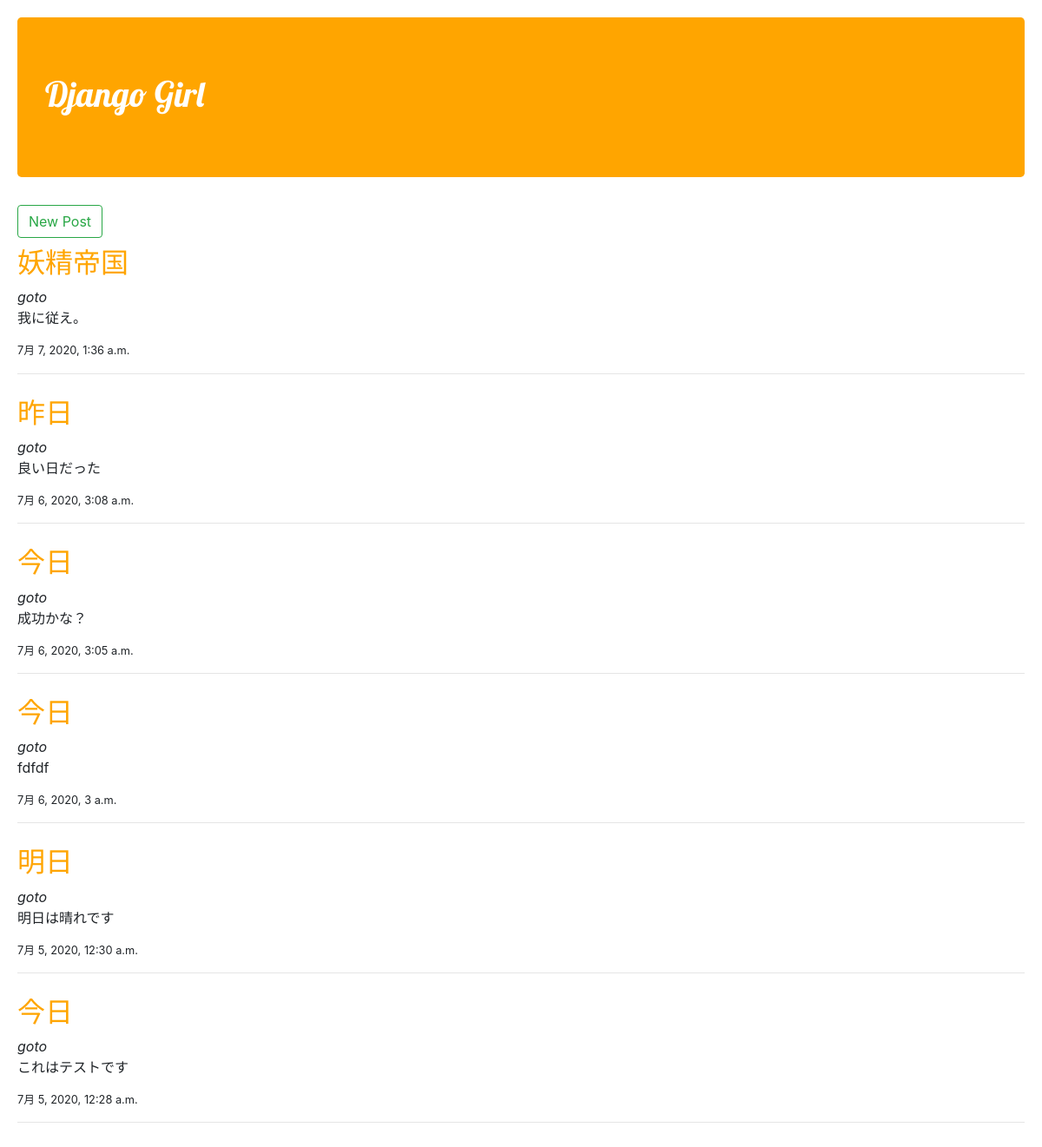
The page / on the database its author committed.
### blog/models.py (models this page shows, shortened)
class Post(models.Model):
    author = models.ForeignKey(settings.AUTH_USER_MODEL, on_delete=models.CASCADE)
    title = models.CharField(max_length=200)
    text = models.TextField()
    created_date = models.DateTimeField(default=timezone.now)
    published_date = models.DateTimeField(blank=True, null=True)

### blog/views.py (the view)
# urls.py: path('', views.post_list, name='post_list'),
def post_list(request):
    contents = {
        'posts': Post.objects.all().order_by('-created_date')
    }
    return render(request, 'blog/post_list.html', contents)

### blog/templates/blog/post_list.html
{% extends 'blog/base.html' %} {% block contents %}
<a href="{% url 'post_new' %}"
  ><button type="button" class="btn btn-outline-success">
    New Post
  </button></a
>
{% for post in posts %}
<h2>{{ post.title }}</h2>
<em>{{ post.author }}</em>
<p>{{ post.text }}</p>
<small>{{ post.created_date }}</small>
<hr />
{% endfor %} {% endblock contents %}

### blog/templates/blog/base.html (shortened to what this page needs)
{% load static %}
<html>
  <head>
    <link
      rel="stylesheet"
      href="https://stackpath.bootstrapcdn.com/bootstrap/4.5.0/css/bootstrap.min.css"
    />
    <link rel="stylesheet" href="{% static 'css/blog.css' %}" />
  </head>
  <body>
    <div class="jumbotron">
      <h1>Django Girl</h1>
    </div>
    {% block contents %} {% endblock contents %}
  </body>
</html>

### static/css/blog.css (style rules this page uses)
h1 { color: white; font-family: "lobster"; }
body { padding: 20px; }
h2 { padding-top: 10px; color: orange; }
.jumbotron { background-color: orange; }

### rows shown on the page
Post: title "妖精帝国", author "goto", text "我に従え。", created_date "7月 7, 2020, 1:36 a.m."
Post: title "昨日", author "goto", text "良い日だった", created_date "7月 6, 2020, 3:08 a.m."
Post: title "今日", author "goto", text "成功かな？", created_date "7月 6, 2020, 3:05 a.m."
Post: title "今日", author "goto", text "fdfdf", created_date "7月 6, 2020, 3 a.m."
Post: title "明日", author "goto", text "明日は晴れです", created_date "7月 5, 2020, 12:30 a.m."
Post: title "今日", author "goto", text "これはテストです", created_date "7月 5, 2020, 12:28 a.m."
